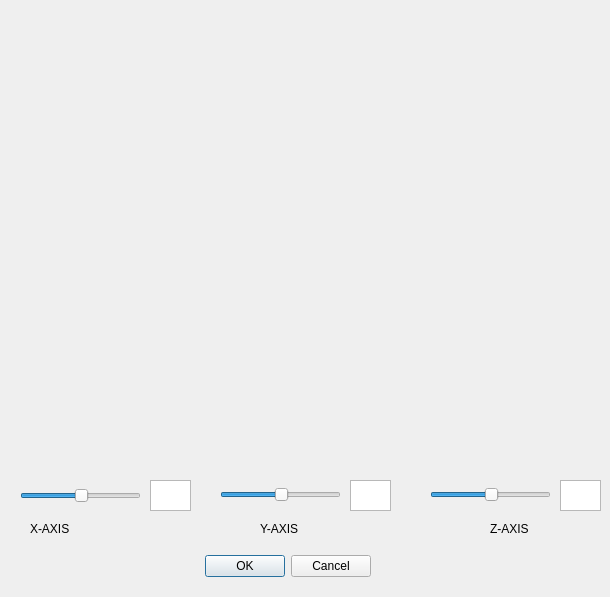
<?xml version="1.0" encoding="UTF-8"?>
<ui version="4.0">
 <class>SliceDialog</class>
 <widget class="QDialog" name="SliceDialog">
  <property name="geometry">
   <rect>
    <x>0</x>
    <y>0</y>
    <width>610</width>
    <height>597</height>
   </rect>
  </property>
  <property name="windowTitle">
   <string>Dialog</string>
  </property>
  <widget class="QDialogButtonBox" name="buttonBox">
   <property name="geometry">
    <rect>
     <x>190</x>
     <y>550</y>
     <width>181</width>
     <height>32</height>
    </rect>
   </property>
   <property name="orientation">
    <enum>Qt::Horizontal</enum>
   </property>
   <property name="standardButtons">
    <set>QDialogButtonBox::Cancel|QDialogButtonBox::Ok</set>
   </property>
  </widget>
  <widget class="QTextEdit" name="textEdit_X_Toal">
   <property name="geometry">
    <rect>
     <x>150</x>
     <y>480</y>
     <width>41</width>
     <height>31</height>
    </rect>
   </property>
  </widget>
  <widget class="QTextEdit" name="textEdit_2">
   <property name="geometry">
    <rect>
     <x>350</x>
     <y>480</y>
     <width>41</width>
     <height>31</height>
    </rect>
   </property>
  </widget>
  <widget class="QSlider" name="horizontal_Y_Axis">
   <property name="geometry">
    <rect>
     <x>220</x>
     <y>480</y>
     <width>121</width>
     <height>29</height>
    </rect>
   </property>
   <property name="sliderPosition">
    <number>50</number>
   </property>
   <property name="orientation">
    <enum>Qt::Horizontal</enum>
   </property>
  </widget>
  <widget class="QSlider" name="horizontal_X_Axis">
   <property name="geometry">
    <rect>
     <x>20</x>
     <y>480</y>
     <width>121</width>
     <height>31</height>
    </rect>
   </property>
   <property name="sliderPosition">
    <number>50</number>
   </property>
   <property name="orientation">
    <enum>Qt::Horizontal</enum>
   </property>
  </widget>
  <widget class="QTextEdit" name="textEdit_3">
   <property name="geometry">
    <rect>
     <x>560</x>
     <y>480</y>
     <width>41</width>
     <height>31</height>
    </rect>
   </property>
  </widget>
  <widget class="QSlider" name="horizontalSlider_Z_Axis">
   <property name="geometry">
    <rect>
     <x>430</x>
     <y>480</y>
     <width>121</width>
     <height>29</height>
    </rect>
   </property>
   <property name="sliderPosition">
    <number>50</number>
   </property>
   <property name="orientation">
    <enum>Qt::Horizontal</enum>
   </property>
  </widget>
  <widget class="QVTKWidget" name="qvtkWidgetRight" native="true">
   <property name="geometry">
    <rect>
     <x>20</x>
     <y>20</y>
     <width>561</width>
     <height>421</height>
    </rect>
   </property>
  </widget>
  <widget class="QLabel" name="label_2">
   <property name="geometry">
    <rect>
     <x>260</x>
     <y>520</y>
     <width>67</width>
     <height>17</height>
    </rect>
   </property>
   <property name="text">
    <string>Y-AXIS</string>
   </property>
  </widget>
  <widget class="QLabel" name="label">
   <property name="geometry">
    <rect>
     <x>30</x>
     <y>520</y>
     <width>67</width>
     <height>17</height>
    </rect>
   </property>
   <property name="text">
    <string>X-AXIS</string>
   </property>
  </widget>
  <widget class="QLabel" name="label_3">
   <property name="geometry">
    <rect>
     <x>490</x>
     <y>520</y>
     <width>67</width>
     <height>17</height>
    </rect>
   </property>
   <property name="text">
    <string>Z-AXIS</string>
   </property>
  </widget>
 </widget>
 <customwidgets>
  <customwidget>
   <class>QVTKWidget</class>
   <extends>QWidget</extends>
   <header>QVTKWidget.h</header>
  </customwidget>
 </customwidgets>
 <resources/>
 <connections>
  <connection>
   <sender>buttonBox</sender>
   <signal>accepted()</signal>
   <receiver>SliceDialog</receiver>
   <slot>accept()</slot>
   <hints>
    <hint type="sourcelabel">
     <x>248</x>
     <y>254</y>
    </hint>
    <hint type="destinationlabel">
     <x>157</x>
     <y>274</y>
    </hint>
   </hints>
  </connection>
  <connection>
   <sender>buttonBox</sender>
   <signal>rejected()</signal>
   <receiver>SliceDialog</receiver>
   <slot>reject()</slot>
   <hints>
    <hint type="sourcelabel">
     <x>316</x>
     <y>260</y>
    </hint>
    <hint type="destinationlabel">
     <x>286</x>
     <y>274</y>
    </hint>
   </hints>
  </connection>
 </connections>
</ui>
